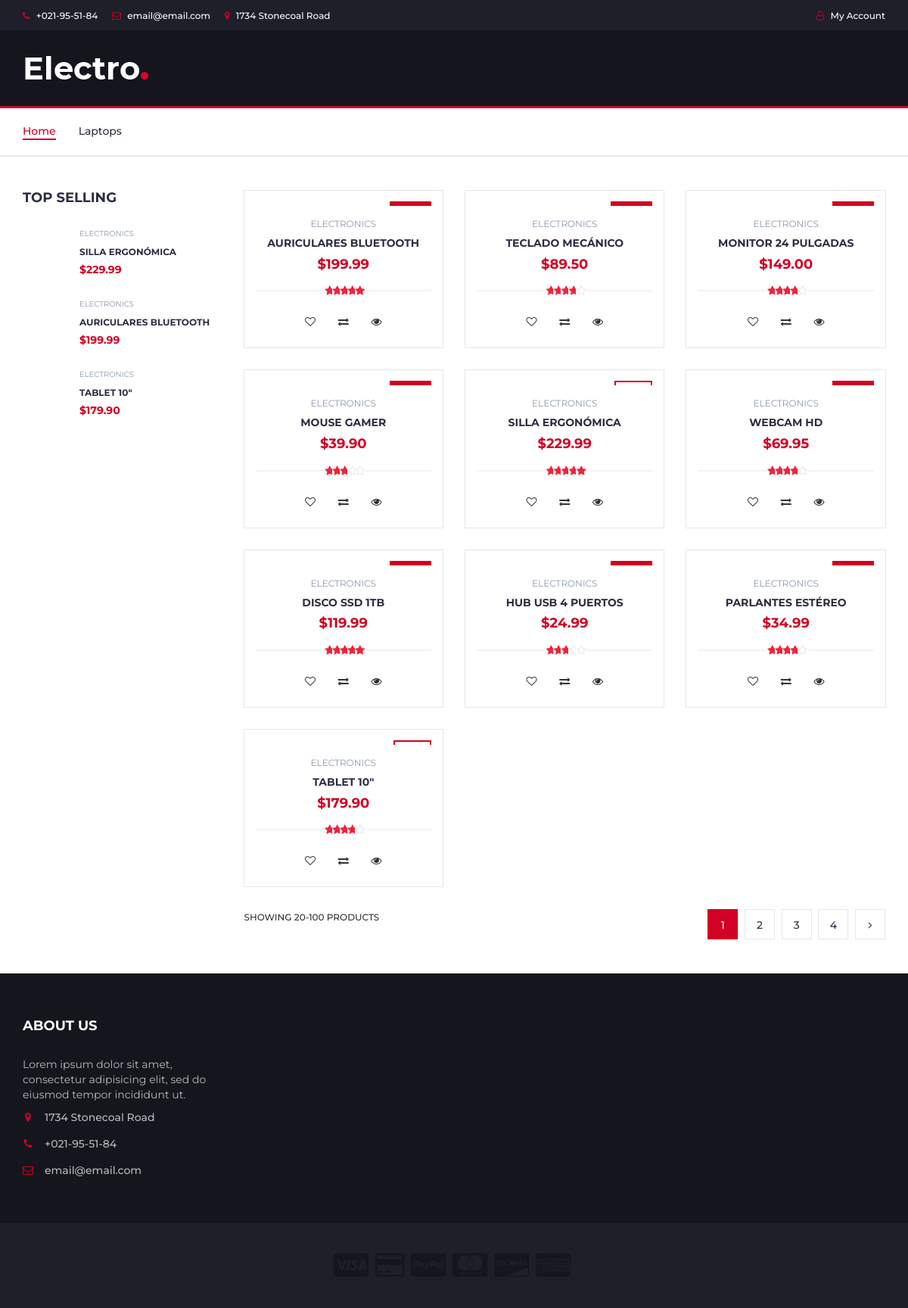
The page / on the database its author committed.
### tables this page shows
CREATE TABLE products (
    id INT AUTO_INCREMENT PRIMARY KEY,
    name VARCHAR(255) NOT NULL,
    description TEXT,
    price DECIMAL(10, 2) NOT NULL,
    stars INT CHECK (stars BETWEEN 0 AND 5),
    isInStock BOOLEAN DEFAULT TRUE
);

### index.php (the view, shortened to what this page needs)
<?php include 'db_connect.php'; ?>
<!DOCTYPE html>
<html lang="en">
	<head>
 		<link type="text/css" rel="stylesheet" href="css/bootstrap.min.css"/>
 		<link type="text/css" rel="stylesheet" href="css/slick.css"/>
 		<link type="text/css" rel="stylesheet" href="css/slick-theme.css"/>
 		<link type="text/css" rel="stylesheet" href="css/nouislider.min.css"/>
 		<link rel="stylesheet" href="css/font-awesome.min.css">
 		<link type="text/css" rel="stylesheet" href="css/style.css"/>
    </head>
	<body>
		<header>
			<div id="top-header">
				<div class="container">
					<ul class="header-links pull-left">
						<li><a href="#"><i class="fa fa-phone"></i> +021-95-51-84</a></li>
						<li><a href="#"><i class="fa fa-envelope-o"></i> email@email.com</a></li>
						<li><a href="#"><i class="fa fa-map-marker"></i> 1734 Stonecoal Road</a></li>
					</ul>
					<ul class="header-links pull-right">
						<li><a href="#"><i class="fa fa-user-o"></i> My Account</a></li>
					</ul>
				</div>
			</div>
			<div id="header">
				<div class="container">
					<div class="row">
						<div class="col-md-3">
							<div class="header-logo">
								<a href="#" class="logo">
									<img src="./img/logo.png" alt="">
								</a>
							</div>
						</div>
						<div class="col-md-3 clearfix">
						</div>
					</div>
				</div>
			</div>
		</header>
		<nav id="navigation">
			<div class="container">
				<div id="responsive-nav">
					<ul class="main-nav nav navbar-nav">
						<li class="active"><a href="#">Home</a></li>
						<li><a href="#">Laptops</a></li>
					</ul>
				</div>
			</div>
		</nav>
		<div class="section">
			<div class="container">
				<div class="row">
					<div id="aside" class="col-md-3">
<div class="aside">
	<h3 class="aside-title">Top selling</h3>
	<?php
	$topQuery = "SELECT * FROM products ORDER BY price DESC LIMIT 3";
	$topResult = mysqli_query($conn, $topQuery);
	while ($topProduct = mysqli_fetch_assoc($topResult)) { ?>
		<div class="product-widget">
			<div class="product-img">
			</div>
			<div class="product-body">
				<p class="product-category">Electronics</p>
				<h3 class="product-name"><a href="#"><?php echo htmlspecialchars($topProduct['name']); ?></a></h3>
				<h4 class="product-price">$<?php echo number_format($topProduct['price'], 2); ?></h4>
			</div>
		</div>
	<?php } ?>
</div>
					</div>
					<div id="store" class="col-md-9">
						<?php
$query = "SELECT * FROM products";
$result = mysqli_query($conn, $query);
?>
<div class="row">
	<?php while ($product = mysqli_fetch_assoc($result)) { ?>
		<div class="col-md-4 col-xs-6">
			<div class="product">
				<div class="product-img">
					<div class="product-label">
						<?php if ($product['isInStock']) { ?>
							<span class="new">NEW</span>
						<?php } else { ?>
							<span class="sale">OUT</span>
						<?php } ?>
					</div>
				</div>
				<div class="product-body">
					<p class="product-category">Electronics</p>
					<h3 class="product-name"><a href="#"><?php echo htmlspecialchars($product['name']); ?></a></h3>
					<h4 class="product-price">$<?php echo number_format($product['price'], 2); ?></h4>
					<div class="product-rating">
						<?php for ($i = 1; $i <= 5; $i++) {
							echo $i <= $product['stars'] ? '<i class="fa fa-star"></i>' : '<i class="fa fa-star-o"></i>';
						} ?>
					</div>
					<div class="product-btns">
						<button class="add-to-wishlist"><i class="fa fa-heart-o"></i><span class="tooltipp">add to wishlist</span></button>
						<button class="add-to-compare"><i class="fa fa-exchange"></i><span class="tooltipp">add to compare</span></button>
						<button class="quick-view"><i class="fa fa-eye"></i><span class="tooltipp">quick view</span></button>
					</div>
				</div>
				<div class="add-to-cart">
					<button class="add-to-cart-btn"><i class="fa fa-shopping-cart"></i> add to cart</button>
				</div>
			</div>
		</div>
	<?php } ?>
</div>
						<div class="store-filter clearfix">
							<span class="store-qty">Showing 20-100 products</span>
							<ul class="store-pagination">
								<li class="active">1</li>
								<li><a href="#">2</a></li>
								<li><a href="#">3</a></li>
								<li><a href="#">4</a></li>
								<li><a href="#"><i class="fa fa-angle-right"></i></a></li>
							</ul>
						</div>
					</div>
				</div>
			</div>
		</div>
		<footer id="footer">
			<div class="section">
				<div class="container">
					<div class="row">
						<div class="col-md-3 col-xs-6">
							<div class="footer">
								<h3 class="footer-title">About Us</h3>
								<p>Lorem ipsum dolor sit amet, consectetur adipisicing elit, sed do eiusmod tempor incididunt ut.</p>
								<ul class="footer-links">
									<li><a href="#"><i class="fa fa-map-marker"></i>1734 Stonecoal Road</a></li>
									<li><a href="#"><i class="fa fa-phone"></i>+021-95-51-84</a></li>
									<li><a href="#"><i class="fa fa-envelope-o"></i>email@email.com</a></li>
								</ul>
							</div>
						</div>
					</div>
				</div>
			</div>
			<div id="bottom-footer" class="section">
				<div class="container">
					<div class="row">
						<div class="col-md-12 text-center">
							<ul class="footer-payments">
								<li><a><i class="fa fa-cc-visa"></i></a></li>
								<li><a><i class="fa fa-credit-card"></i></a></li>
								<li><a><i class="fa fa-cc-paypal"></i></a></li>
								<li><a><i class="fa fa-cc-mastercard"></i></a></li>
								<li><a><i class="fa fa-cc-discover"></i></a></li>
								<li><a><i class="fa fa-cc-amex"></i></a></li>
							</ul>
						</div>
					</div>
				</div>
			</div>
		</footer>
	</body>
</html>

### rows shown on the page
products: name "SILLA ERGONÓMICA", price "229.99", stars 5 (drawn)
products: name "AURICULARES BLUETOOTH", price "199.99", stars 5 (drawn)
products: name "TABLET 10\"", price "179.90", stars 4 (drawn)
products: name "TECLADO MECÁNICO", price "89.50", stars 4 (drawn)
products: name "MONITOR 24 PULGADAS", price "149.00", stars 4 (drawn)
products: name "MOUSE GAMER", price "39.90", stars 3 (drawn)
products: name "WEBCAM HD", price "69.95", stars 4 (drawn)
products: name "DISCO SSD 1TB", price "119.99", stars 5 (drawn)
products: name "HUB USB 4 PUERTOS", price "24.99", stars 3 (drawn)
products: name "PARLANTES ESTÉREO", price "34.99", stars 4 (drawn)
